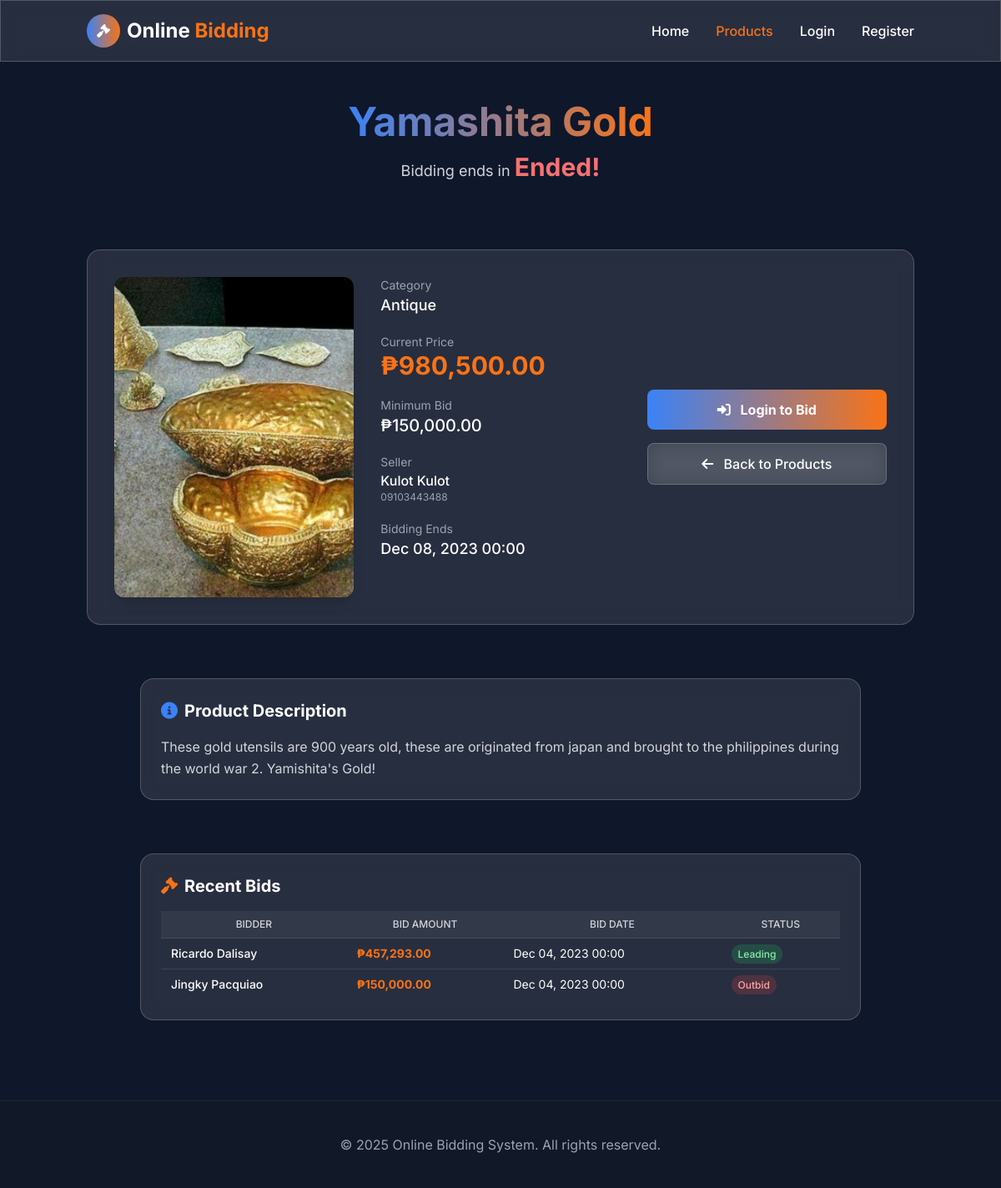
The page /product_detail.php?id=59 on the database its author committed.
### tables this page shows
CREATE TABLE `products` (
  `id` int(30) NOT NULL,
  `productOwner` varchar(50) NOT NULL,
  `productStatus` varchar(20) NOT NULL,
  `productName` varchar(100) NOT NULL,
  `category` varchar(50) NOT NULL,
  `itemDesc` text NOT NULL,
  `bidCount` int(11) NOT NULL,
  `minimumBid` double NOT NULL,
  `productPrice` double NOT NULL,
  `productEnd` datetime NOT NULL,
  `productImgLoc` varchar(255) NOT NULL,
  `datePosted` datetime NOT NULL DEFAULT current_timestamp()
);

CREATE TABLE `users` (
  `id` int(30) NOT NULL,
  `firstName` varchar(50) NOT NULL,
  `lastName` varchar(50) NOT NULL,
  `userMoney` varchar(100) NOT NULL,
  `amountRcvble` varchar(100) NOT NULL,
  `password` text NOT NULL,
  `email` varchar(200) NOT NULL,
  `contact` varchar(100) NOT NULL,
  `address` text NOT NULL,
  `userType` tinyint(4) NOT NULL,
  `securityWord` varchar(50) NOT NULL,
  `profilePic` varchar(100) NOT NULL,
  `isLogin` smallint(6) NOT NULL,
  `date_created` datetime NOT NULL DEFAULT current_timestamp(),
  `created_at` datetime DEFAULT current_timestamp(),
  `avatar` varchar(255) DEFAULT '../assets/img/default-avatar.png'
);

CREATE TABLE `clients_bid_tbl` (
  `id` int(11) NOT NULL,
  `bidToken` int(11) NOT NULL,
  `bidderName` varchar(100) NOT NULL,
  `bidderItem` varchar(100) NOT NULL,
  `itemId` int(11) NOT NULL,
  `itemPrice` double NOT NULL,
  `bidAmount` double NOT NULL,
  `bidStatus` varchar(50) NOT NULL,
  `bidDate` datetime NOT NULL
);

### config.php (called while the page is built, shortened)
<?php
function isLoggedIn() {
    return isset($_SESSION['user_id']);
}
function formatCurrency($amount) {
    return '₱' . number_format($amount, 2);
}
?>

### product_detail.php (the view, shortened to what this page needs)
<?php
include 'config.php';
$product_id = $_GET['id'] ?? 0;
$stmt = $conn->prepare("SELECT p.*, u.firstName, u.lastName, u.contact as sellerContact
                       FROM products p
                       JOIN users u ON p.productOwner = u.id
                       WHERE p.id = ? AND p.productStatus = 'active'");
$stmt->bind_param("i", $product_id);
$stmt->execute();
$product_result = $stmt->get_result();
$product = $product_result->fetch_assoc();
$bids_stmt = $conn->prepare("SELECT b.*, u.firstName, u.lastName
                            FROM clients_bid_tbl b
                            JOIN users u ON b.bidderName = u.id
                            WHERE b.itemId = ?
                            ORDER BY b.bidAmount DESC
                            LIMIT 10");
$bids_stmt->bind_param("i", $product_id);
$bids_stmt->execute();
$bids_result = $bids_stmt->get_result();
?>
<!DOCTYPE html>
<html lang="en">
<head>
    <script src="https://cdn.tailwindcss.com"></script>
    <link rel="stylesheet" href="https://cdnjs.cloudflare.com/ajax/libs/font-awesome/6.4.0/css/all.min.css">
</head>
<body class="bg-deep-blue text-white min-h-screen">
    <header class="sticky top-0 z-50 glass-effect py-4 border-b border-white/10">
        <div class="container mx-auto px-4">
            <div class="flex justify-between items-center">
                <div class="flex items-center space-x-2">
                    <div class="w-10 h-10 rounded-full bg-gradient-to-r from-electric-blue to-bright-orange flex items-center justify-center">
                        <i class="fas fa-gavel text-white"></i>
                    </div>
                    <h1 class="text-2xl font-bold">Online <span class="text-bright-orange">Bidding</span></h1>
                </div>
                <nav class="hidden md:flex space-x-8">
                    <a href="index.php" class="font-medium hover:text-bright-orange transition-colors">Home</a>
                    <a href="products.php" class="font-medium text-bright-orange">Products</a>
                    <?php if(isLoggedIn()): ?>
                        <?php if(isAdmin()): ?>
                            <a href="admin/dashboard.php" class="font-medium hover:text-bright-orange">Admin</a>
                        <?php else: ?>
                            <a href="client/dashboard.php" class="font-medium hover:text-bright-orange">Dashboard</a>
                        <?php endif; ?>
                        <a href="logout.php" class="font-medium hover:text-bright-orange">Logout</a>
                    <?php else: ?>
                        <button onclick="openModal('loginModal')" class="font-medium hover:text-bright-orange">Login</button>
                        <button onclick="openModal('registerModal')" class="font-medium hover:text-bright-orange">Register</button>
                    <?php endif; ?>
                </nav>
            </div>
        </div>
    </header>
    <section class="py-12 relative overflow-hidden">
        <div class="container mx-auto px-4 text-center">
            <h2 class="text-4xl md:text-5xl font-bold mb-3">
                <span class="text-gradient"><?php echo htmlspecialchars($product['productName']); ?></span>
            </h2>
            <p class="text-lg text-gray-300">Bidding ends in <span id="countdown" class="countdown">Loading...</span></p>
        </div>
    </section>
    <section class="py-8">
        <div class="container mx-auto px-4">
            <div class="glass-effect rounded-2xl p-6 md:p-8 card-hover max-w-6xl mx-auto">
                <div class="grid grid-cols-1 lg:grid-cols-3 gap-8">
                    <div class="lg:col-span-1">
                        <img src="<?php echo htmlspecialchars($product['productImgLoc']); ?>"
                             alt="<?php echo htmlspecialchars($product['productName']); ?>"
                             class="w-full h-96 object-cover rounded-xl shadow-lg">
                    </div>
                    <div class="lg:col-span-1 space-y-5">
                        <div>
                            <p class="text-sm text-gray-400">Category</p>
                            <p class="text-lg font-medium"><?php echo htmlspecialchars($product['category']); ?></p>
                        </div>
                        <div>
                            <p class="text-sm text-gray-400">Current Price</p>
                            <p class="text-3xl font-bold text-bright-orange"><?php echo formatCurrency($product['productPrice']); ?></p>
                        </div>
                        <div>
                            <p class="text-sm text-gray-400">Minimum Bid</p>
                            <p class="text-xl font-medium"><?php echo formatCurrency($product['minimumBid']); ?></p>
                        </div>
                        <div>
                            <p class="text-sm text-gray-400">Seller</p>
                            <p class="font-medium"><?php echo htmlspecialchars($product['firstName'] . ' ' . $product['lastName']); ?></p>
                            <p class="text-xs text-gray-400"><?php echo htmlspecialchars($product['sellerContact']); ?></p>
                        </div>
                        <div>
                            <p class="text-sm text-gray-400">Bidding Ends</p>
                            <p class="text-lg font-medium"><?php echo date('M d, Y H:i', strtotime($product['productEnd'])); ?></p>
                        </div>
                    </div>
                    <div class="lg:col-span-1 flex flex-col justify-center space-y-4">
                        <?php if(isLoggedIn() && isClient()): ?>
                            <a href="client/bid.php?product_id=<?php echo $product['id']; ?>"
                               class="block w-full py-3 bg-gradient-to-r from-electric-blue to-bright-orange rounded-lg font-bold text-center hover:opacity-90 btn-glow">
                                <i class="fas fa-gavel mr-2"></i> Place Bid
                            </a>
                        <?php elseif(!isLoggedIn()): ?>
                            <button onclick="openModal('loginModal')"
                                    class="block w-full py-3 bg-gradient-to-r from-electric-blue to-bright-orange rounded-lg font-bold text-center hover:opacity-90 btn-glow">
                                <i class="fas fa-sign-in-alt mr-2"></i> Login to Bid
                            </button>
                        <?php endif; ?>
                        <a href="products.php"
                           class="block w-full py-3 glass-effect rounded-lg font-medium text-center hover:bg-white/20 transition-all">
                            <i class="fas fa-arrow-left mr-2"></i> Back to Products
                        </a>
                    </div>
                </div>
            </div>
        </div>
    </section>
    <section class="py-8">
        <div class="container mx-auto px-4 max-w-4xl">
            <div class="glass-effect rounded-2xl p-6 card-hover">
                <h3 class="text-xl font-bold mb-4 flex items-center gap-2">
                    <i class="fas fa-info-circle text-electric-blue"></i> Product Description
                </h3>
                <p class="text-gray-300 leading-relaxed"><?php echo nl2br(htmlspecialchars($product['itemDesc'])); ?></p>
            </div>
        </div>
    </section>
    <section class="py-8">
        <div class="container mx-auto px-4 max-w-4xl">
            <div class="glass-effect rounded-2xl p-6 card-hover">
                <h3 class="text-xl font-bold mb-4 flex items-center gap-2">
                    <i class="fas fa-gavel text-bright-orange"></i> Recent Bids
                </h3>
                <?php if($bids_result->num_rows > 0): ?>
                    <div class="table-container">
                        <table>
                            <thead>
                                <tr>
                                    <th>Bidder</th>
                                    <th>Bid Amount</th>
                                    <th>Bid Date</th>
                                    <th>Status</th>
                                </tr>
                            </thead>
                            <tbody>
                                <?php
                                $highest_bid = $bids_result->num_rows > 0 ? $bids_result->fetch_assoc()['bidAmount'] : 0;
                                $bids_result->data_seek(0);
                                while($bid = $bids_result->fetch_assoc()):
                                ?>
                                    <tr>
                                        <td class="font-medium"><?php echo htmlspecialchars($bid['firstName'] . ' ' . $bid['lastName']); ?></td>
                                        <td class="font-bold text-bright-orange"><?php echo formatCurrency($bid['bidAmount']); ?></td>
                                        <td><?php echo date('M d, Y H:i', strtotime($bid['bidDate'])); ?></td>
                                        <td>
                                            <span class="status <?php echo $bid['bidAmount'] == $highest_bid ? 'winning' : 'losing'; ?>">
                                                <?php echo $bid['bidAmount'] == $highest_bid ? 'Leading' : 'Outbid'; ?>
                                            </span>
                                        </td>
                                    </tr>
                                <?php endwhile; ?>
                            </tbody>
                        </table>
                    </div>
                <?php else: ?>
                    <p class="text-center text-gray-400 py-8">No bids yet. <strong>Be the first to bid!</strong></p>
                <?php endif; ?>
            </div>
        </div>
    </section>
    <footer class="py-10 bg-gray-900 mt-16 border-t border-gray-800">
        <div class="container mx-auto px-4 text-center text-gray-400">
            <p>&copy; 2025 Online Bidding System. All rights reserved.</p>
        </div>
    </footer>
</body>
</html>

### rows shown on the page
products: productName "Yamashita Gold", productImgLoc (picture), category "Antique", productPrice "₱980,500.00", minimumBid "₱150,000.00", users.firstName+lastName "Kulot Kulot", users.contact "09103443488", productEnd "Dec 08, 2023 00:00", itemDesc "These gold utensils are 900 years old, these are originated from japan and brought to the philippines during the world war 2. Yamishita's Gold!"
clients_bid_tbl: users.firstName+lastName "Ricardo Dalisay", bidAmount "₱457,293.00", bidDate "Dec 04, 2023 00:00", shows "Leading"
clients_bid_tbl: users.firstName+lastName "Jingky Pacquiao", bidAmount "₱150,000.00", bidDate "Dec 04, 2023 00:00", shows "Outbid"
